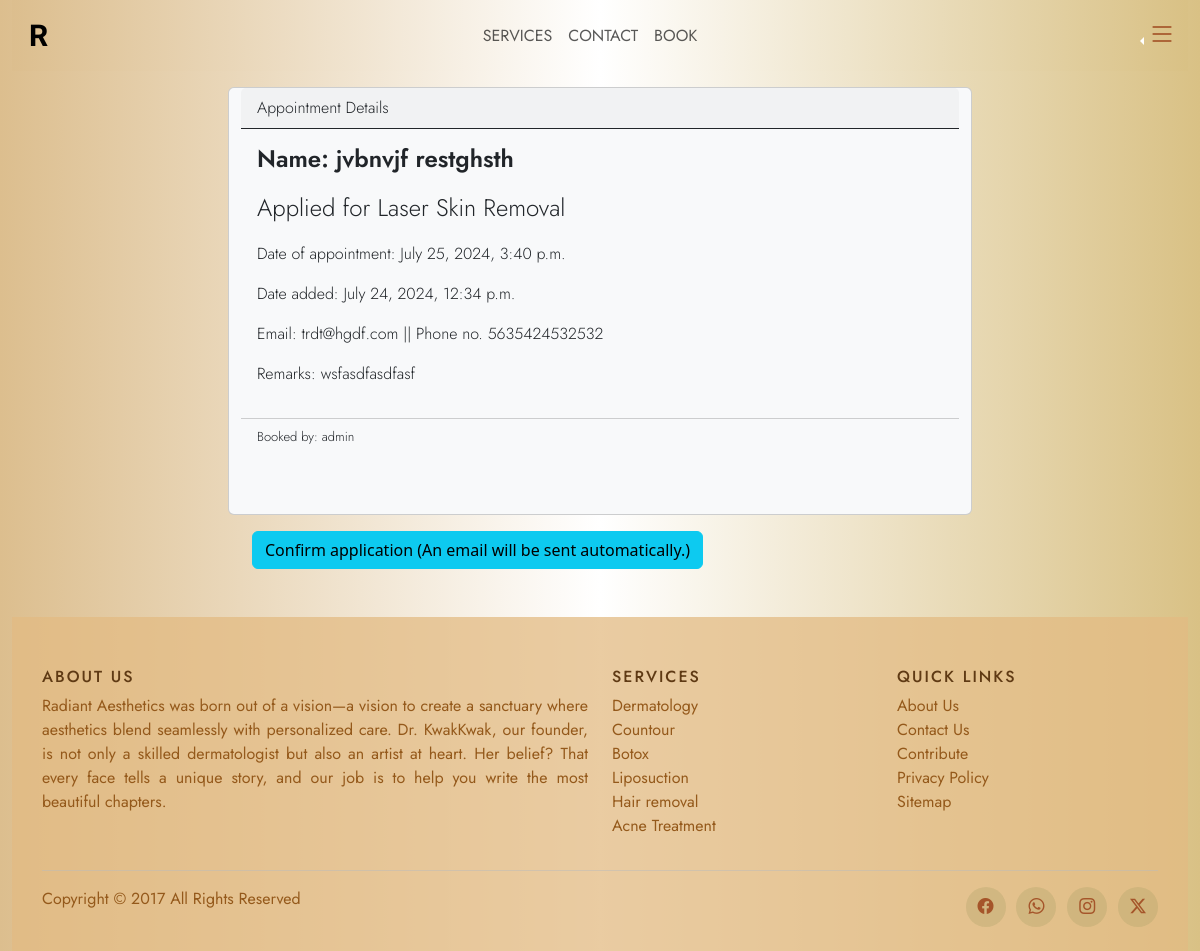
Page /appt_details/45/ on the committed database.
### website/models.py (models this page shows, shortened)
class Patient(models.Model):
    first_name = models.CharField(max_length=100)
    last_name = models.CharField(max_length=100)
    service = models.ForeignKey(Category, on_delete=models.CASCADE, related_name="type_of")
    email = models.EmailField()
    phone_number = models.CharField(max_length=16)
    details = models.TextField(max_length=3000, null=True, blank=True)
    appt_date = models.DateTimeField()
    date_added = models.DateTimeField(auto_now_add=True)
    is_active = models.BooleanField(default=True, blank=True)
    is_done = models.BooleanField(default=False, blank=True)
    is_confirmed = models.BooleanField(default=False, blank=True)
    user = models.ForeignKey(settings.AUTH_USER_MODEL, on_delete=models.CASCADE, null=True, blank=True, related_name="booker")

class Category(models.Model):
    type = models.CharField(max_length=100)
    def __str__(self):
        return self.type

class User(AbstractUser):
    pass

### website/views.py (the view)
# urls.py: path('appt_details/<int:appointment_id>/', views.appt_details, name='appt_details'),
def appt_details(request, appointment_id):
    appointment = get_object_or_404(Patient, id=appointment_id)
    return render(request, 'website/appt_details.html', {'appointment': appointment})

### website/templates/website/appt_details.html (shortened to what this page needs)
{% extends 'website/layout.html' %}
{% load static %}
{% block body %}
    {% if appointment %}
           <div class="container">
            <div class="row row-cols-1 col-8 mx-auto d-flex">
            <div class="card bg-light mb-3">
                <div class="card-header border-dark">Appointment Details</div>
                <div class="card-body">
                  <h5 class="card-title fs-4">Name:  {{ appointment.first_name }} {{ appointment.last_name }}</h5>
                  <p class="card-text">
                    <p class="fs-4"> Applied for {{ appointment.service }}</p>
                    <p class="fs-6">Date of appointment: {{ appointment.appt_date }}</p>
                    <p class="fs-6">Date added: {{ appointment.date_added }}</p>
                    <p class="fs-6">Email: {{ appointment.email }}  || Phone no. {{ appointment.phone_number }}</p>
                    <p class="fs-6">Remarks: {{ appointment.details }}</p>
                  </p>
                </div>
                <div class="card-footer bg-transparent">Booked by: {{ appointment.user }}</div>
              </div>
              <div class="row mx-auto">
              {% if not appointment.is_done and appointment.is_active  and not appointment.is_confirmed %}
                <a href="{% url 'confirm_appt' appointment.id %}">
                <button type="submit" class="btn btn-info mb-5">Confirm application (An email will be sent automatically.) </button>
                </a>
              {% endif %}
            </div>
            </div>
           </div>
    {% else %}
    <h3>No bookings made yet.</h3>
    {% endif %}
{% endblock %}

### website/static/website/instyle.css (style rules this page uses)
html { overflow-x: hidden !important; max-width : 100%; scroll-behavior: smooth; scroll-snap-align: start; scroll-snap-type: y mandatory; }
body, .navbar, .c-dropmenu { background-image: linear-gradient(to right, rgb(220, 190, 142), rgb(255, 255, 255), rgb(217, 193, 133)); }
a { text-decoration: none; color:#2e1c0b; }
.card { background-color: transparent; font-family: "Jost", sans-serif; font-optical-sizing: auto; font-weight: 300; font-style: normal; animation: fade_in 1s; }
.card-title { font-weight: 600; }
div.card-footer { font-size: small; margin-bottom: 60px; background-color: rgba(210, 105, 30, 0.795); }

### rows in the picture
Patient: first_name "jvbnvjf", last_name "restghsth", service "Laser Skin Removal", appt_date "July 25, 2024, 3:40 p.m.", date_added "July 24, 2024, 12:34 p.m.", email "trdt@hgdf.com", phone_number "5635424532532", details "wsfasdfasdfasf", user "admin"
